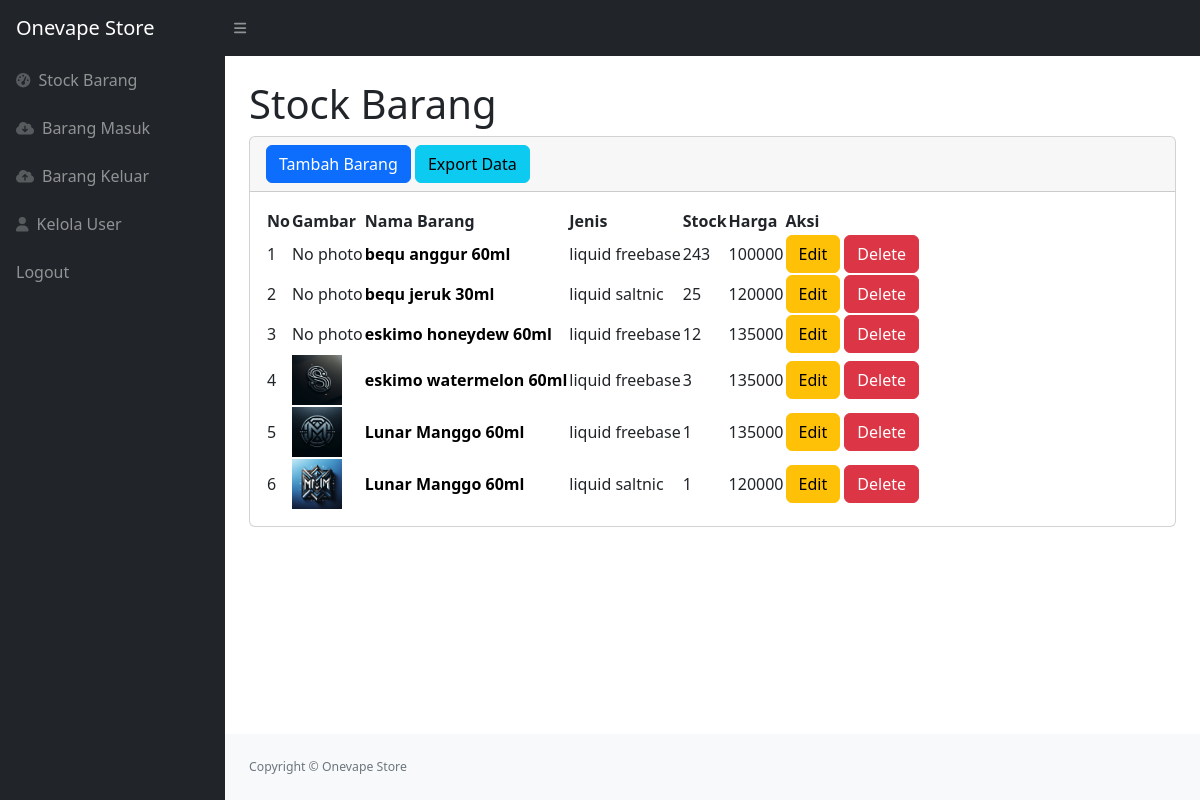
Screenshot of /index.php (signed in) with the database file from the repository.
### tables this page shows
CREATE TABLE `stock` (
  `idbarang` int(11) NOT NULL,
  `namabarang` varchar(255) NOT NULL,
  `jenis` varchar(225) NOT NULL,
  `stock` int(11) NOT NULL,
  `harga` int(11) NOT NULL,
  `image` varchar(255) DEFAULT NULL
);

### index.php (the view, shortened to what this page needs)
<?php
require 'function.php';
?>
<!DOCTYPE html>
<html lang="en">
<head>
    <link href="https://cdn.jsdelivr.net/npm/simple-datatables@7.1.2/dist/style.min.css" rel="stylesheet" />
    <link href="css/styles.css" rel="stylesheet" />
</head>
<body class="sb-nav-fixed">
    <nav class="sb-topnav navbar navbar-expand navbar-dark bg-dark">
        <a class="navbar-brand ps-3" href="index.php">Onevape Store</a>
        <button class="btn btn-link btn-sm order-1 order-lg-0 me-4 me-lg-0" id="sidebarToggle" href="#!"><i class="fas fa-bars"></i></button>
    </nav>
    <div id="layoutSidenav">
        <div id="layoutSidenav_nav">
            <nav class="sb-sidenav accordion sb-sidenav-dark" id="sidenavAccordion">
                <div class="sb-sidenav-menu">
                    <div class="nav">
                        <a class="nav-link" href="index.php">
                            <div class="sb-nav-link-icon"><i class="fas fa-tachometer-alt"></i></div>
                            Stock Barang
                        </a>
                        <a class="nav-link" href="masuk.php">
                            <div class="sb-nav-link-icon"><i class="fas fa-cloud-download"></i></div>
                            Barang Masuk
                        </a>
                        <a class="nav-link" href="keluar.php">
                            <div class="sb-nav-link-icon"><i class="fas fa-cloud-upload"></i></div>
                            Barang Keluar
                        </a>
                        <a class="nav-link" href="admin.php">
                            <div class="sb-nav-link-icon"><i class="fas fa-user"></i></div>
                            Kelola User
                        </a>
                        <a class="nav-link" href="logout.php">
                            Logout
                        </a>
                    </div>
                </div>
            </nav>
        </div>
        <div id="layoutSidenav_content">
            <main>
                <div class="container-fluid px-4">
                    <h1 class="mt-4">Stock Barang</h1>
                    <div class="card mb-4">
                        <div class="card-header">
                            <button type="button" class="btn btn-primary" data-bs-toggle="modal" data-bs-target="#myModal">
                                Tambah Barang
                            </button>
                            <a href="export.php" class="btn btn-info">Export Data</a>
                        </div>
                        <div class="card-body">
                            <table id="datatablesSimple">
                                <thead>
                                    <tr>
                                        <th>No</th>
                                        <th>Gambar</th>
                                        <th>Nama Barang</th>
                                        <th>Jenis</th>
                                        <th>Stock</th>
                                        <th>Harga</th>
                                        <th>Aksi</th>
                                    </tr>
                                </thead>
                                <tbody>
                                    <?php
                                    $sql = "SELECT * FROM stock";
                                    $sql = mysqli_query($connection, $sql);
                                    $no = 1;
                                    while ($row = mysqli_fetch_array($sql)) {
                                        $image = $row['image'];
                                        if ($image == null) {
                                            $image = "No photo";
                                        } else {
                                            $image = '<img src="images/' . $image . '" width="50px" height="50px">';
                                        }
                                        $namabarang = $row['namabarang'];
                                        $jenis = $row['jenis'];
                                        $stock = $row['stock'];
                                        $harga = $row['harga'];
                                    ?>
                                        <tr>
                                            <td><?= $no++; ?></td>
                                            <td><?= $image ?></td>
                                            <td><strong><a href="detail.php?id=<?= $row['idbarang'] ?>"><?= $namabarang; ?></a></strong></td>
                                            <td><?= $jenis; ?></td>
                                            <td><?= $stock; ?></td>
                                            <td><?= $harga; ?></td>
                                            <td>
                                                <button type="button" class="btn btn-warning" data-bs-toggle="modal" data-bs-target="#edit<?= $row['idbarang']; ?>">
                                                    Edit
                                                </button>
                                                <button type="button" class="btn btn-danger" data-bs-toggle="modal" data-bs-target="#delete<?= $row['idbarang']; ?>">
                                                    Delete
                                                </button>
                                            </td>
                                        </tr>
                                    <?php
                                    };
                                    ?>
                                </tbody>
                            </table>
                        </div>
                    </div>
                </div>
            </main>
            <footer class="py-4 bg-light mt-auto">
                <div class="container-fluid px-4">
                    <div class="d-flex align-items-center justify-content-between small">
                    <div class="d-flex align-items-center justify-content-between small">
                        <div class="text-muted">Copyright &copy; Onevape Store</div>
                    </div>
                    </div>
                </div>
            </footer>
        </div>
    </div>
</body>
</html>

### index.php (style rules this page uses)
a { text-decoration: none; color: black; }

### rows the page displays
stock: image "No photo", namabarang "bequ anggur 60ml", jenis "liquid freebase", stock "243", harga "100000"
stock: image "No photo", namabarang "bequ jeruk 30ml", jenis "liquid saltnic", stock "25", harga "120000"
stock: image "No photo", namabarang "eskimo honeydew 60ml", jenis "liquid freebase", stock "12", harga "135000"
stock: image (picture), namabarang "eskimo watermelon 60ml", jenis "liquid freebase", stock "3", harga "135000"
stock: image (picture), namabarang "Lunar Manggo 60ml", jenis "liquid freebase", stock "1", harga "135000"
stock: image (picture), namabarang "Lunar Manggo 60ml", jenis "liquid saltnic", stock "1", harga "120000"
